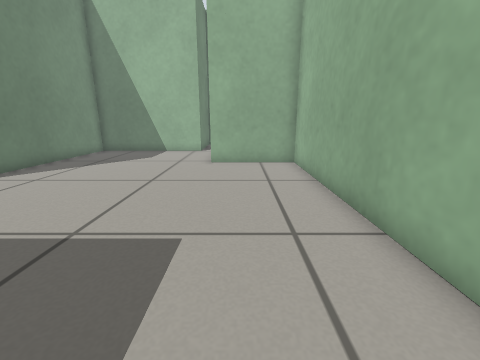
View 1 (above)

12 first-person views from a walk through a robot-simulator world made for Gazebo. The camera is 0.5 m above the floor, tilts 14° down and sees 90° across. The floor is counted in squares, 0.25 m on a side. Each view is taken from the middle of a square. On the plan, view 1 faces up. The plan holds only what a view shows up to about 15 squares ahead; the rest is blank.

View 2
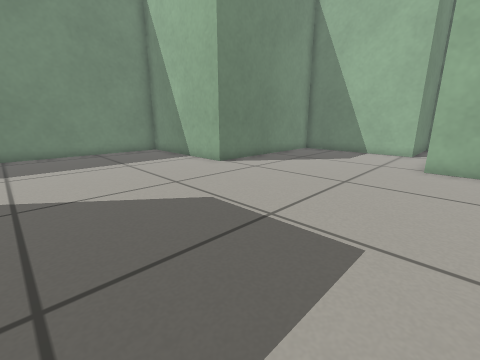

View 3
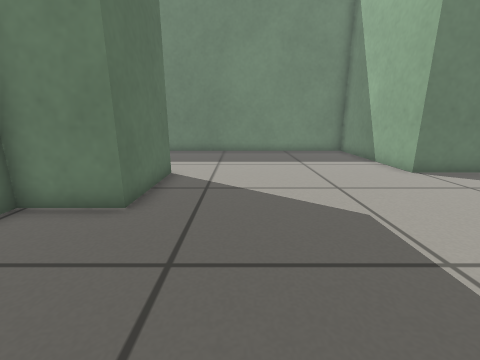

View 4
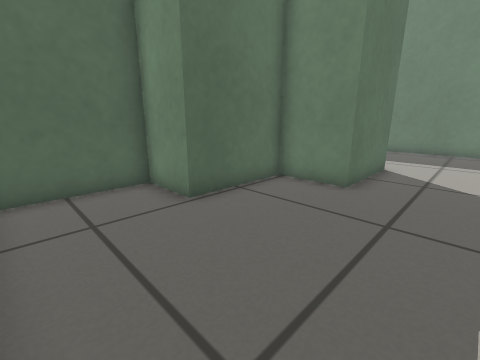

View 5
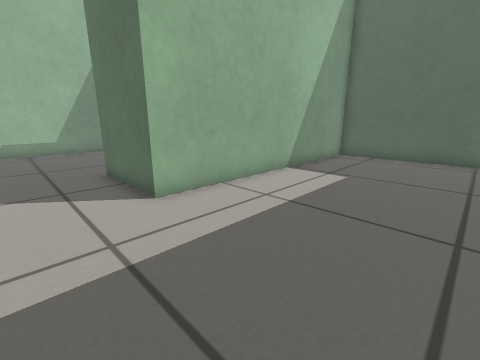

View 6
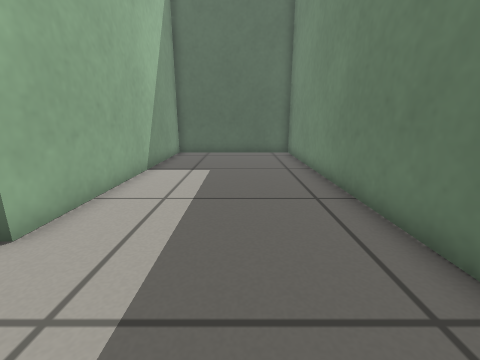

View 7
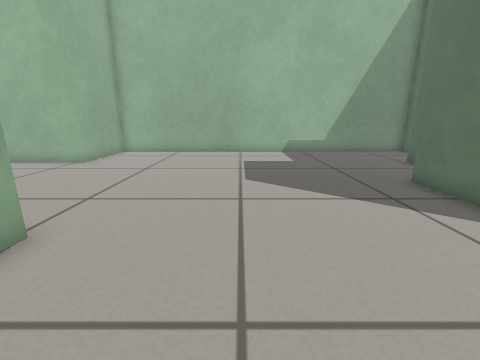

View 8
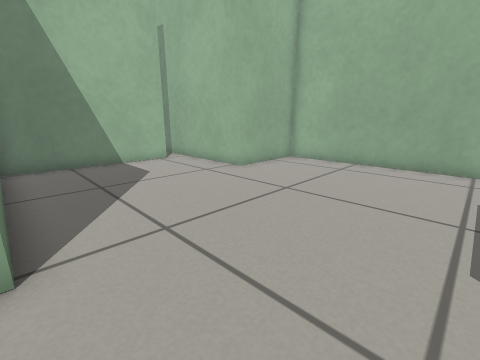

View 9
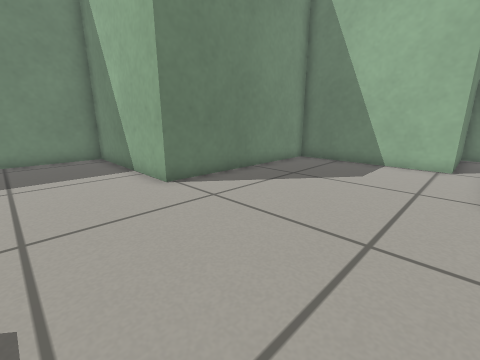

View 10
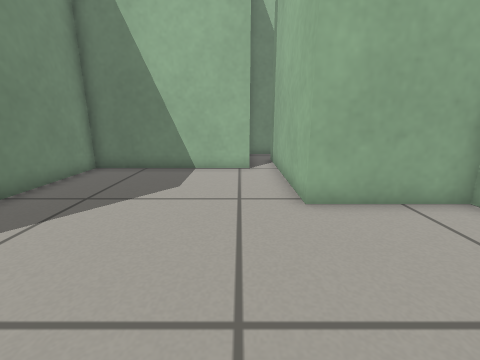

View 11
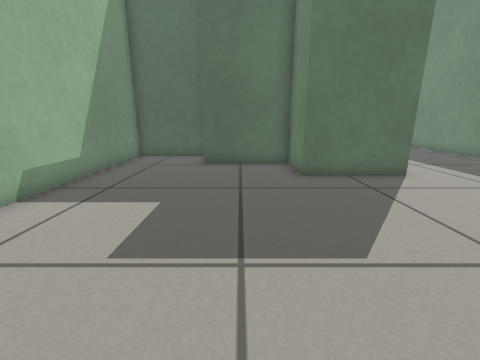

View 12
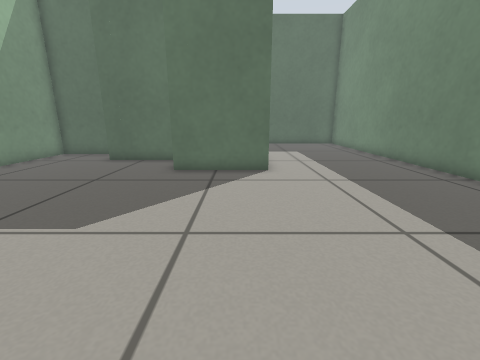

### Floor plan
Points are (right, up) in squares from view 1. A wall is a line through its corners. A room is listed if a view was taken in it or the views show most of it. See-through windows are left out.
Room 1 (views 1, 2, 3, 4, 5, 6, 7, 8, 9, 10, 11, 12)
walls: (-1.1, 20.4) (-2.6, 20.4) (-2.6, 16.1) (-9.1, 16.1) (-9.1, 7.7) (-16, 7.7) (-16, -13.2) (-9.2, -13.2) (-9.2, -1.7) (-5.3, -1.7) (-5.3, -4.2) (-1.3, -4.2) (-1.3, -6.5) (2.6, -6.5) (2.6, 11.6) (-1.4, 11.6) (-1.4, 18.6)

Where each view was taken, in squares from view 1:
view 1: 0 up, 0 right, facing up
view 2: 0 up, 0 right, facing up-left
view 3: 1 up, 0 right, facing left
view 4: 1 up, 2 right, facing down-left
view 5: 1 up, 15 left, facing down-right
view 6: 2 up, 13 left, facing down
view 7: 4 up, 13 left, facing right
view 8: 4 up, 9 left, facing up-right
view 9: 4 up, 2 left, facing up-left
view 10: 6 up, 3 left, facing up
view 11: 7 up, 3 left, facing down
view 12: 8 up, 8 left, facing down
